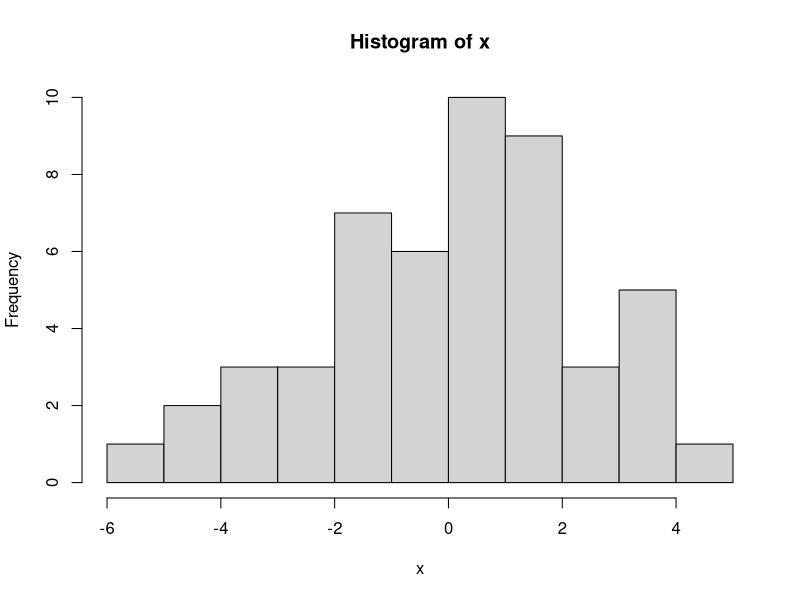
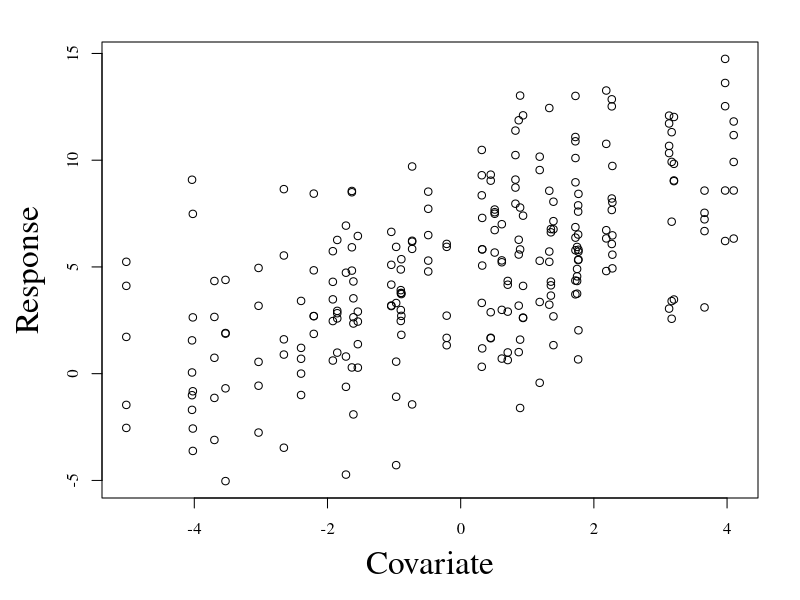

Source code (R) for these figures, in order:
## ---- chunk 1
knitr::opts_chunk$set(echo = TRUE, cache = TRUE)
## ---- chunk 2
#########################################################################
# group number, cluster size
#########################################################################
groups <- 50
cluster <- 5

#########################################################################
# generate random groups
#########################################################################
random <- seq(1,groups,1)                               # 100 random groups
data <- data.frame(rep(random, each = cluster))            # build a data.frame with 10 observations per cluster

#########################################################################
# generate 100 covariate values
#########################################################################
x <- rnorm(groups, 0, 2); hist(x)
data[,2] <- NA

#########################################################################
# assign covariate values to groups... all the same
#########################################################################
for (i in 1:nrow(data)){
  data[i,2] <- x[data[i,1]]
}

#########################################################################
# generate data with noise
#########################################################################
alpha <- 5
beta <- 1
data[,3] <- alpha + data[,2] * beta + rnorm(groups * cluster, 0, 3) 

par(family = 'serif', mar = c(5.1,5.1,2.1,2.1))
plot(data[,3] ~ data[,2], ylab = 'Response', xlab = 'Covariate', cex.lab = 2)

#########################################################################
# assign less ridiculous column names
#########################################################################
colnames(data) <- c('group', 'covariate', 'response')

library(lme4)
summary(lmer(response ~ covariate + (1|group), data = data))

